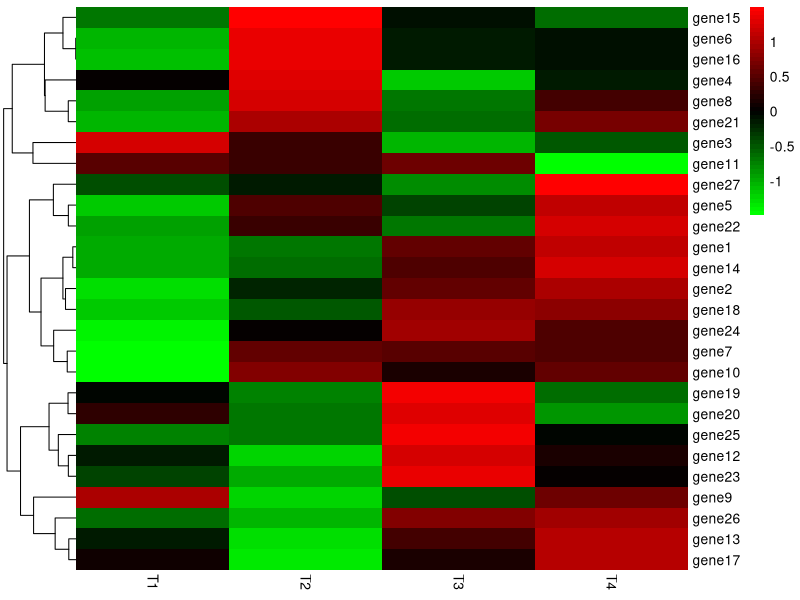

The R script that drew this image:
#获取各个基因的在各个分期的平均值

#############
# v0.1
# 参考
# http://www.cnblogs.com/studyzy/p/4316118.html
# https://cos.name/cn/topic/12365/
#############

setwd("D:\\data\\meanGEO")
getwd();

###############读取表达数据
expdata=read.csv("expression.csv",header=T)
rownames(expdata)=expdata[,1]
expdata=expdata[,-1] #减去第一列
#expdata=t(expdata)

###############读取临床数据
clinicalData=read.csv("clinical_data.csv",header=T)
#rownames(clinicalData)=clinicalData[,1]
#clinicalData=clinicalData[,-1] #减去第一列

###########
#从namedNum中获取数值数组
getNum=function(namedNum){
  arr=c();
  len=length(namedNum)
  for(i in 1:len){
    arr[i]=namedNum[[i]]
  }
  return(arr)
}

###############按照TNM分期获得GSM编号
tnm=clinicalData$TNM

for(i in unique(tnm)){
  subgroup=expdata[,which(clinicalData$TNM==i)] #获得GSM列
  #求行的平均数
  assign(paste('T',i,sep=""), getNum(rowMeans(subgroup)))
}


############## 合并成数据框
result=data.frame(T1=T1,T2=T2,T3=T3,T4=T4)
rownames(result)=rownames(expdata)

############## 输出结果
write.csv(result,file="result2.csv")



############# 画heatmap图

library("pheatmap")
selected=result;
#按列表转化色彩。最好
pheatmap(selected, color=colorRampPalette(c("green","black","red"))(50), cluster_cols=FALSE,
         fontsize_row = 10,scale="row", border_color = NA)



